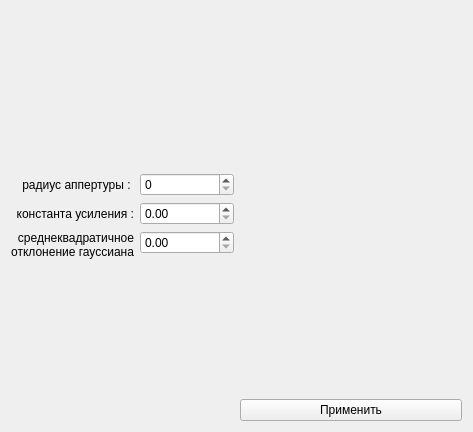
<?xml version="1.0" encoding="UTF-8"?>
<ui version="4.0">
 <class>Form</class>
 <widget class="QWidget" name="Form">
  <property name="geometry">
   <rect>
    <x>0</x>
    <y>0</y>
    <width>473</width>
    <height>432</height>
   </rect>
  </property>
  <property name="windowTitle">
   <string>Form</string>
  </property>
  <layout class="QHBoxLayout" name="horizontalLayout_2">
   <item>
    <layout class="QFormLayout" name="formLayout_2">
     <property name="labelAlignment">
      <set>Qt::AlignRight|Qt::AlignTrailing|Qt::AlignVCenter</set>
     </property>
     <property name="formAlignment">
      <set>Qt::AlignLeading|Qt::AlignLeft|Qt::AlignVCenter</set>
     </property>
     <item row="0" column="0">
      <widget class="QLabel" name="label">
       <property name="sizePolicy">
        <sizepolicy hsizetype="Minimum" vsizetype="Preferred">
         <horstretch>0</horstretch>
         <verstretch>0</verstretch>
        </sizepolicy>
       </property>
       <property name="text">
        <string>радиус аппертуры : </string>
       </property>
       <property name="alignment">
        <set>Qt::AlignRight|Qt::AlignTrailing|Qt::AlignVCenter</set>
       </property>
      </widget>
     </item>
     <item row="0" column="1">
      <widget class="QSpinBox" name="radius"/>
     </item>
     <item row="1" column="0">
      <widget class="QLabel" name="label_2">
       <property name="text">
        <string>константа усиления :</string>
       </property>
       <property name="alignment">
        <set>Qt::AlignRight|Qt::AlignTrailing|Qt::AlignVCenter</set>
       </property>
      </widget>
     </item>
     <item row="1" column="1">
      <widget class="QDoubleSpinBox" name="consta"/>
     </item>
     <item row="2" column="0">
      <widget class="QLabel" name="label_3">
       <property name="text">
        <string>среднеквадратичное
отклонение гауссиана</string>
       </property>
       <property name="alignment">
        <set>Qt::AlignRight|Qt::AlignTrailing|Qt::AlignVCenter</set>
       </property>
       <property name="wordWrap">
        <bool>true</bool>
       </property>
      </widget>
     </item>
     <item row="2" column="1">
      <widget class="QDoubleSpinBox" name="srkva"/>
     </item>
    </layout>
   </item>
   <item>
    <layout class="QVBoxLayout" name="verticalLayout">
     <item>
      <widget class="MyStr_onImg" name="widget" native="true"/>
     </item>
     <item>
      <widget class="MyStr_onImg" name="widget_2" native="true"/>
     </item>
     <item>
      <widget class="QPushButton" name="pushButton">
       <property name="text">
        <string>Применить</string>
       </property>
      </widget>
     </item>
    </layout>
   </item>
  </layout>
 </widget>
 <customwidgets>
  <customwidget>
   <class>MyStr_onImg</class>
   <extends>QWidget</extends>
   <header>mystr_onimg.h</header>
   <container>1</container>
  </customwidget>
 </customwidgets>
 <resources/>
 <connections/>
</ui>
